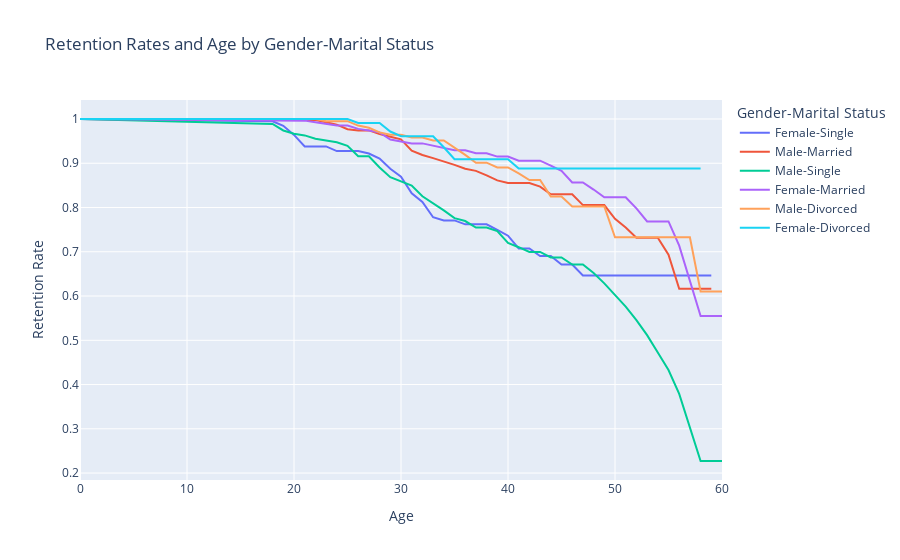

Notebook source saved alongside this figure:
### Code cell
retention_rates_gendermarital = survival(data, 'Gender_MaritalStatus', 'Age', 'Attrition')

retention_rates_gendermarital.plot(kind='line',
            title='Retention Rates and Age by Gender-Marital Status',
                       labels=dict(value='Retention Rate', timeline='Age', variable='Gender-Marital Status'
                                  )).update_layout(
                xaxis_title='Age', yaxis_title='Retention Rate')

### Figure 1 — Plotly figure (JSON) as saved in the notebook; plotly's stock layout.template omitted (floating-point values rounded to 4 significant figures)
{"data": [{"hovertemplate": "Gender-Marital Status=Female-Single<br>Age=%{x}<br>Retention Rate=%{y}<extra></extra>", "legendgroup": "Female-Single", "line": {"color": "#636efa", "dash": "solid"}, "marker": {"symbol": "circle"}, "mode": "lines", "name": "Female-Single", "orientation": "v", "showlegend": true, "type": "scatter", "x": [0, 18, 19, 20, 21, 22, 23, 24, 25, 26, 27, 28, 29, 30, 31, 32, 33, 34, 35, 36, 37, 38, 39, 40, 41, 42, 43, 44, 45, 46, 47, 48, 49, 50, 51, 52, 53, 54, 55, 56, 57, 58, 59, 60], "xaxis": "x", "y": [1, 0.995, 0.9848, 0.9641, 0.9381, 0.9381, 0.9381, 0.9275, 0.9275, 0.9275, 0.922, 0.9106, 0.8874, 0.8697, 0.8322, 0.8125, 0.7781, 0.7709, 0.7709, 0.7619, 0.7619, 0.7619, 0.7497, 0.7363, 0.7074, 0.7074, 0.6906, 0.6906, 0.6714, 0.6714, 0.6465, 0.6465, 0.6465, 0.6465, 0.6465, 0.6465, 0.6465, 0.6465, 0.6465, 0.6465, 0.6465, 0.6465, 0.6465, null], "yaxis": "y"}, {"hovertemplate": "Gender-Marital Status=Male-Married<br>Age=%{x}<br>Retention Rate=%{y}<extra></extra>", "legendgroup": "Male-Married", "line": {"color": "#EF553B", "dash": "solid"}, "marker": {"symbol": "circle"}, "mode": "lines", "name": "Male-Married", "orientation": "v", "showlegend": true, "type": "scatter", "x": [0, 18, 19, 20, 21, 22, 23, 24, 25, 26, 27, 28, 29, 30, 31, 32, 33, 34, 35, 36, 37, 38, 39, 40, 41, 42, 43, 44, 45, 46, 47, 48, 49, 50, 51, 52, 53, 54, 55, 56, 57, 58, 59, 60], "xaxis": "x", "y": [1, 0.9988, 0.9988, 0.9988, 0.9988, 0.9975, 0.9925, 0.9874, 0.977, 0.9743, 0.9743, 0.9659, 0.96, 0.954, 0.9286, 0.9187, 0.9116, 0.9043, 0.8964, 0.8876, 0.8828, 0.8726, 0.8614, 0.8553, 0.8553, 0.8553, 0.8473, 0.8299, 0.8299, 0.8299, 0.8055, 0.8055, 0.8055, 0.7745, 0.7546, 0.7318, 0.7318, 0.7318, 0.6932, 0.6162, 0.6162, 0.6162, 0.6162, null], "yaxis": "y"}, {"hovertemplate": "Gender-Marital Status=Male-Single<br>Age=%{x}<br>Retention Rate=%{y}<extra></extra>", "legendgroup": "Male-Single", "line": {"color": "#00cc96", "dash": "solid"}, "marker": {"symbol": "circle"}, "mode": "lines", "name": "Male-Single", "orientation": "v", "showlegend": true, "type": "scatter", "x": [0, 18, 19, 20, 21, 22, 23, 24, 25, 26, 27, 28, 29, 30, 31, 32, 33, 34, 35, 36, 37, 38, 39, 40, 41, 42, 43, 44, 45, 46, 47, 48, 49, 50, 51, 52, 53, 54, 55, 56, 57, 58, 59, 60], "xaxis": "x", "y": [1, 0.9889, 0.9741, 0.9667, 0.9629, 0.9552, 0.9513, 0.9474, 0.9395, 0.9156, 0.9156, 0.8903, 0.8684, 0.8592, 0.8497, 0.8254, 0.8099, 0.7935, 0.776, 0.7694, 0.7548, 0.7548, 0.7466, 0.7199, 0.7103, 0.6995, 0.6995, 0.6871, 0.6871, 0.6711, 0.6711, 0.6519, 0.6286, 0.6035, 0.576, 0.5457, 0.5116, 0.4723, 0.4329, 0.3788, 0.303, 0.2273, 0.2273, 0.2273], "yaxis": "y"}, {"hovertemplate": "Gender-Marital Status=Female-Married<br>Age=%{x}<br>Retention Rate=%{y}<extra></extra>", "legendgroup": "Female-Married", "line": {"color": "#ab63fa", "dash": "solid"}, "marker": {"symbol": "circle"}, "mode": "lines", "name": "Female-Married", "orientation": "v", "showlegend": true, "type": "scatter", "x": [0, 18, 19, 20, 21, 22, 23, 24, 25, 26, 27, 28, 29, 30, 31, 32, 33, 34, 35, 36, 37, 38, 39, 40, 41, 42, 43, 44, 45, 46, 47, 48, 49, 50, 51, 52, 53, 54, 55, 56, 57, 58, 59, 60], "xaxis": "x", "y": [1, 0.9963, 0.9963, 0.9963, 0.9963, 0.9926, 0.9889, 0.9852, 0.9852, 0.9777, 0.9738, 0.9698, 0.9535, 0.9493, 0.9449, 0.9449, 0.94, 0.9349, 0.9294, 0.9294, 0.9228, 0.9228, 0.9151, 0.9151, 0.9058, 0.9058, 0.9058, 0.8946, 0.8827, 0.8568, 0.8568, 0.8406, 0.8231, 0.8231, 0.8231, 0.7981, 0.7686, 0.7686, 0.7686, 0.7137, 0.6344, 0.5551, 0.5551, 0.5551], "yaxis": "y"}, {"hovertemplate": "Gender-Marital Status=Male-Divorced<br>Age=%{x}<br>Retention Rate=%{y}<extra></extra>", "legendgroup": "Male-Divorced", "line": {"color": "#FFA15A", "dash": "solid"}, "marker": {"symbol": "circle"}, "mode": "lines", "name": "Male-Divorced", "orientation": "v", "showlegend": true, "type": "scatter", "x": [0, 18, 19, 20, 21, 22, 23, 24, 25, 26, 27, 28, 29, 30, 31, 32, 33, 34, 35, 36, 37, 38, 39, 40, 41, 42, 43, 44, 45, 46, 47, 48, 49, 50, 51, 52, 53, 54, 55, 56, 57, 58, 59, 60], "xaxis": "x", "y": [1, 1, 1, 1, 1, 1, 0.9952, 0.9952, 0.9952, 0.9852, 0.9802, 0.9697, 0.9643, 0.9643, 0.9583, 0.9583, 0.9515, 0.9515, 0.9357, 0.919, 0.9013, 0.9013, 0.8906, 0.8906, 0.8773, 0.8621, 0.8621, 0.8247, 0.8247, 0.8024, 0.8024, 0.8024, 0.8024, 0.7326, 0.7326, 0.7326, 0.7326, 0.7326, 0.7326, 0.7326, 0.7326, 0.6105, 0.6105, 0.6105], "yaxis": "y"}, {"hovertemplate": "Gender-Marital Status=Female-Divorced<br>Age=%{x}<br>Retention Rate=%{y}<extra></extra>", "legendgroup": "Female-Divorced", "line": {"color": "#19d3f3", "dash": "solid"}, "marker": {"symbol": "circle"}, "mode": "lines", "name": "Female-Divorced", "orientation": "v", "showlegend": true, "type": "scatter", "x": [0, 18, 19, 20, 21, 22, 23, 24, 25, 26, 27, 28, 29, 30, 31, 32, 33, 34, 35, 36, 37, 38, 39, 40, 41, 42, 43, 44, 45, 46, 47, 48, 49, 50, 51, 52, 53, 54, 55, 56, 57, 58, 59, 60], "xaxis": "x", "y": [1, 1, 1, 1, 1, 1, 1, 1, 1, 0.9912, 0.9912, 0.9912, 0.9717, 0.9612, 0.9612, 0.9612, 0.9612, 0.9362, 0.9091, 0.9091, 0.9091, 0.9091, 0.9091, 0.9091, 0.8879, 0.8879, 0.8879, 0.8879, 0.8879, 0.8879, 0.8879, 0.8879, 0.8879, 0.8879, 0.8879, 0.8879, 0.8879, 0.8879, 0.8879, 0.8879, 0.8879, 0.8879, null, null], "yaxis": "y"}], "layout": {"legend": {"title": {"text": "Gender-Marital Status"}, "tracegroupgap": 0}, "title": {"text": "Retention Rates and Age by Gender-Marital Status"}, "xaxis": {"anchor": "y", "domain": [0, 1], "title": {"text": "Age"}}, "yaxis": {"anchor": "x", "domain": [0, 1], "title": {"text": "Retention Rate"}}}}
